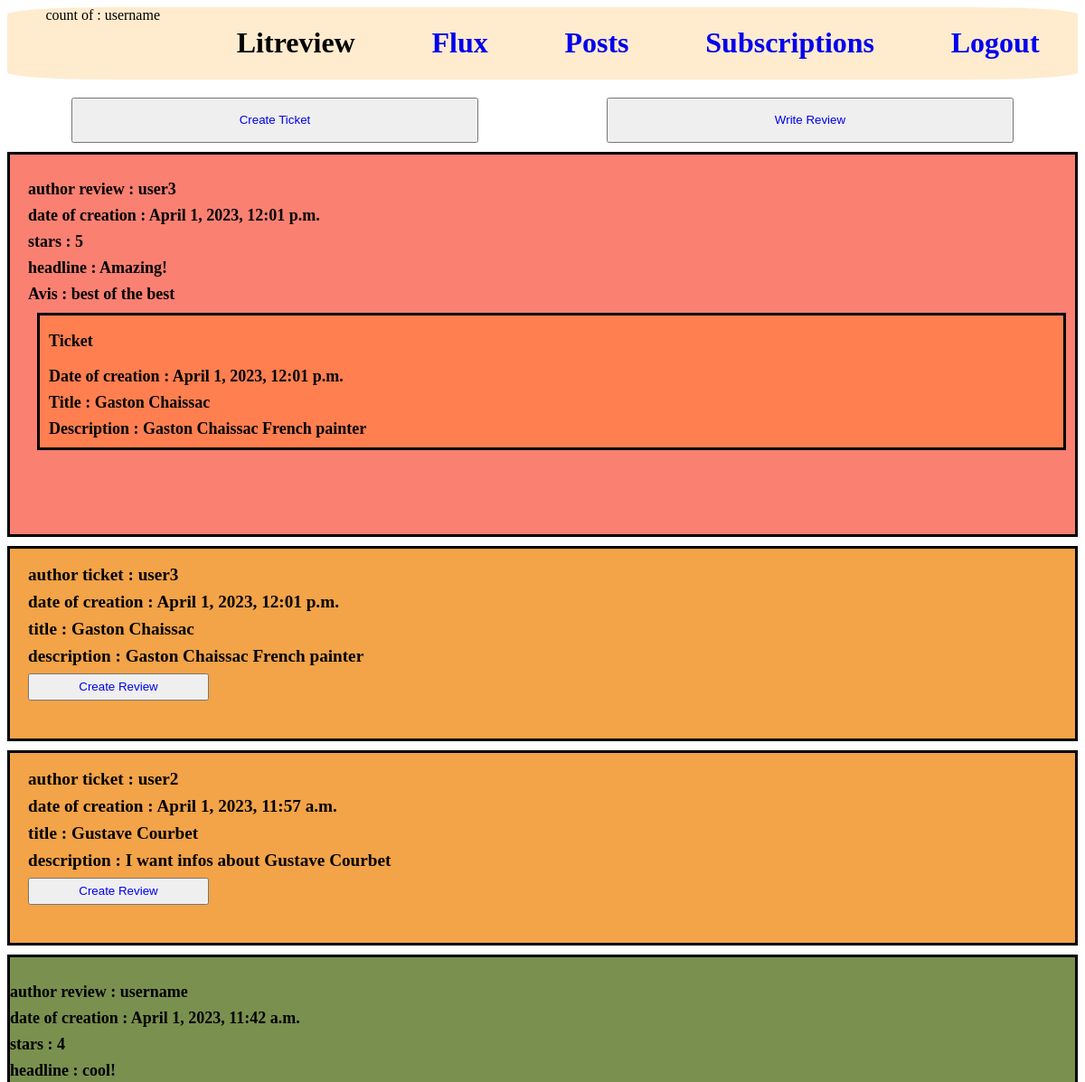
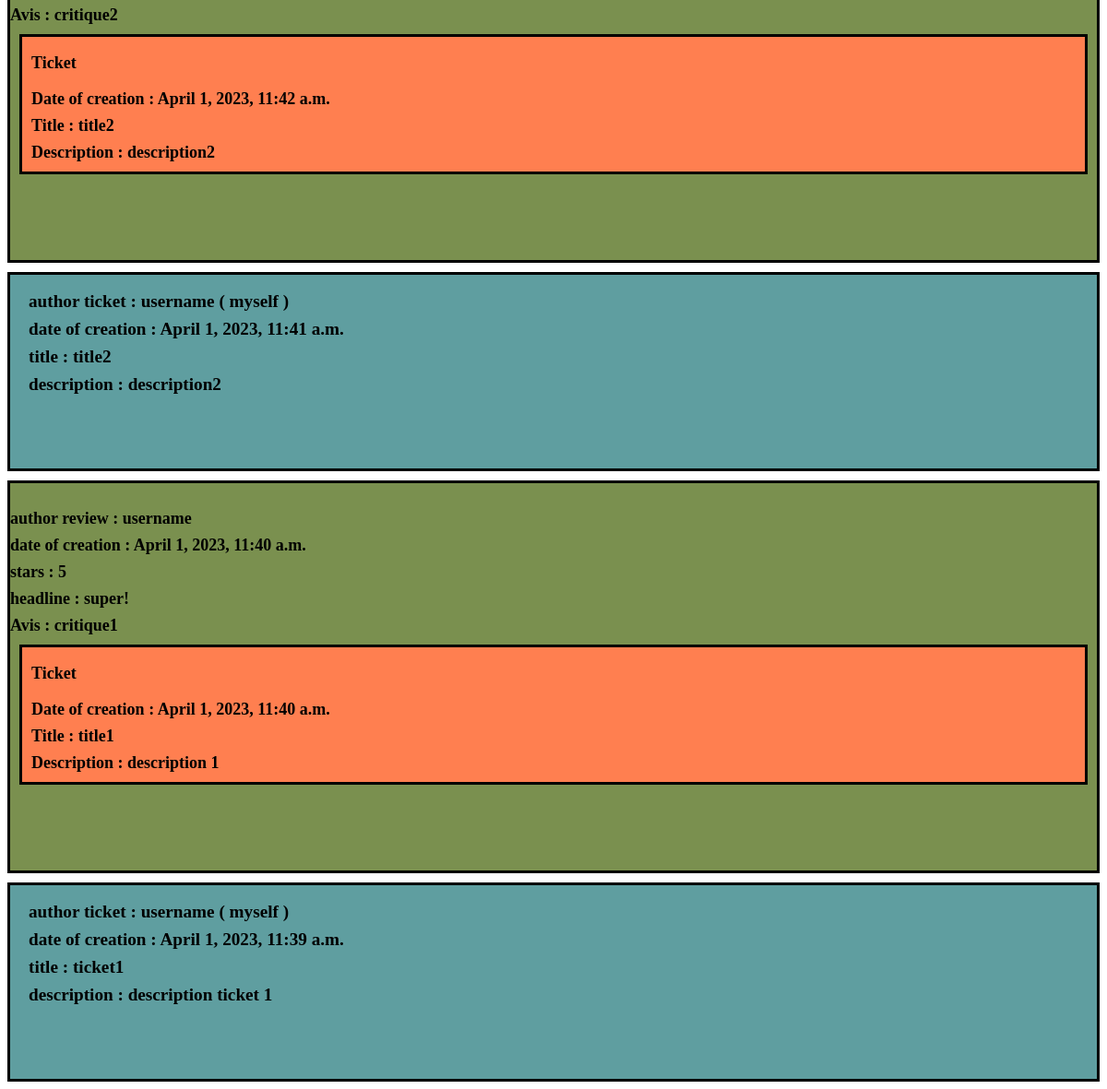
Screenshot of /dashboard/flux (signed in) with the database file from the repository (2 pictures, top to bottom).
### accounts/models.py (models this page shows, shortened)
class CustomUser(AbstractUser):
    pass

### reviews/models.py (models this page shows, shortened)
class Review(models.Model):
    ticket = models.ForeignKey(to=Ticket, on_delete=models.CASCADE)
    rating = models.PositiveSmallIntegerField(validators=[MinValueValidator(0), MaxValueValidator(5)])
    headline = models.CharField(max_length=128)
    body = models.TextField(max_length=8192, blank=True)
    user = models.ForeignKey(to=settings.AUTH_USER_MODEL, on_delete=models.CASCADE)
    time_created = models.DateTimeField(auto_now_add=True)

class Ticket(models.Model):
    title = models.CharField(max_length=128)
    slug = models.SlugField(max_length=128)
    description = models.TextField(max_length=2048, blank=True)
    user = models.ForeignKey(to=settings.AUTH_USER_MODEL, on_delete=models.CASCADE)
    image = models.ImageField(null=True, blank=True, upload_to='images')
    time_created = models.DateTimeField(auto_now_add=True)

### reviews/views.py (the view)
# urls.py: path("flux", main, name="reviews-main"),
@login_required
def main(request):
    list_review_personal = []
    ticket_no_comment = []
    review_final = []
    ticket_final = []
    list_review_ticket_id = []
    list_id_followed_users = []
    list_id_review_followed_user = []
    list_id_ticket_followed_user = []
    listfinal = []
    followed_user = UserFollows.objects.filter(user=request.user)
    review = Review.objects.filter(user=request.user)
    tickets = Ticket.objects.filter(user=request.user)
    for i in review:
        list_review_personal.append(i)
        listfinal.append(i)
    for i in range(len(review)):
        a = review[i].ticket_id
        list_review_ticket_id.append(a)
    for tick in tickets:
        if tick.id not in list_review_ticket_id:
            ticket_no_comment.append(tick)
            listfinal.append(tick)
    for i in followed_user:
        list_id_followed_users.append(i.followed_user_id)
    review_all_user = Review.objects.all()
    for i in review_all_user:
        if i.user_id in list_id_followed_users:
            list_id_review_followed_user.append(i.id)
    for i in list_id_review_followed_user:
        reviews = Review.objects.filter(id__in=[i])
        for z in reviews:
            review_final.append(z)
            listfinal.append(z)
    ticket_all_user = Ticket.objects.all()
    for i in ticket_all_user:
        if i.user_id in list_id_followed_users:
            list_id_ticket_followed_user.append(i.id)
    for i in list_id_ticket_followed_user:
        tickets = Ticket.objects.filter(id__in=[i])
        for z in tickets:
            ticket_final.append(z)
            listfinal.append(z)
    sorted_listfinal = sorted(listfinal, key=lambda post: post.time_created, reverse=True)
    context = {"f": review_final, "ff": ticket_final, "r": list_review_personal, "rr": ticket_no_comment, "ss": sorted_listfinal}
    return render(request, "reviews/flux.html", context)

### reviews/templates/reviews/flux.html
{% extends 'base.html' %}
{% block content %}
<div class="principal_btn_flux">
    <button class="btn_create_ticket"><a href="{% url 'reviews-new_ticket' %}">Create Ticket</a></button>
    <button class="btn_write_review"><a href="{% url 'reviews-new_review' %}">Write Review</a></button>
</div>
{% for post in ss %}
    {% if post in ff %}
        <article class="ticket ticket_followed_user">
            <div class="s"> author ticket : {{ post.user.username }}</div>
            <div class="s">date of creation : {{ post.time_created }}</div>
            <div class="s">title : {{ post.title }}</div>
            <div class="s">description : {{ post.description }}</div>
            <button class="s  btn_ticket_followed"><a href="{% url 'reviews-respond_ticket' post.id %}">Create Review</a></button>
        </article>
    {% elif post in rr %}
        <article class="ticket ticket_user">
            <div class="s"> author ticket : {{ post.user.username }} ( myself )</div>
            <div class="s">date of creation : {{ post.time_created }}</div>
            <div class="s">title : {{ post.title }}</div>
            <div class="s">description : {{ post.description }}</div>
        </article>
    {% elif post in f %}
        <article class="review review_followed_user">
            <div class="s"> author review : {{ post.user.username }}</div>
            <div class="s">date of creation : {{ post.time_created }}</div>
            <div class="s">stars : {{ post.rating }}</div>
            <div class="s">headline : {{ post.headline }}</div>
            <div class="s">Avis : {{ post.body }}</div>
            <div class="wsd">
                <p>Ticket</p>
                <div class="s">Date of creation : {{ post.ticket.time_created }}</div>
                <div class="s">Title : {{ post.ticket.title }}</div>
                <div class="s">Description : {{ post.ticket.description }}</div>
            </div>
        </article>
    {% elif post in r %}
        <article class="review review_user">
            <div class="s"> author review : {{ post.user.username }}</div>
            <div class="s">date of creation : {{ post.time_created }}</div>
            <div class="s">stars : {{ post.rating }}</div>
            <div class="s">headline : {{ post.headline }}</div>
            <div class="s">Avis : {{ post.body }}</div>
            <div class="wsd">
                <p>Ticket</p>
                <div class="s">Date of creation : {{ post.ticket.time_created }}</div>
                <div class="s">Title : {{ post.ticket.title }}</div>
                <div class="s">Description : {{ post.ticket.description }}</div>
            </div>
        </article>
    {% endif %}
{%  endfor %}
{% endblock %}

### templates/base.html (shortened to what this page needs)
{% load static %}
<!DOCTYPE html>
<html lang="en">
<head>
    <link rel="stylesheet" type="text/css" href="{% static 'css/nav_bar.css' %}">
    <link rel="stylesheet" type="text/css" href="{% static 'css/create_ticket_review.css' %}">
    <link rel="stylesheet" type="text/css" href="{% static 'css/edit_ticket_review.css' %}">
    <link rel="stylesheet" type="text/css" href="{% static 'css/flux.css' %}">
    <link rel="stylesheet" type="text/css" href="{% static 'css/posts.css' %}">
    <link rel="stylesheet" type="text/css" href="{% static 'css/subscriptions.css' %}">
    <link rel="stylesheet" type="text/css" href="{% static 'css/respond_ticket.css' %}">
</head>
<body>
    <div class="navigation_bar">
        {% if user.is_authenticated %}
        count of : {{user.username}}
        {% endif %}
        <h1>Litreview</h1>
        <a href="{% url 'reviews-main' %}"><h1>Flux</h1></a>
        <a href="{% url 'reviews-posts' %}"><h1>Posts</h1></a>
        <a href="{% url 'reviews-subscriptions' %}"><h1>Subscriptions</h1></a>
        <a href="{% url 'reviews-logout' %}"><h1>Logout</h1></a>
    </div>
{% block content %}{% endblock %}
</body>
</html>

### reviews/static/css/nav_bar.css (style rules this page uses)
.navigation_bar { background-color: blanchedalmond; display: flex; justify-content: space-around; border-radius: 10%; }
a:link { text-decoration: none; }

### reviews/static/css/flux.css (style rules this page uses)
.principal_btn_flux { display: flex; justify-content: space-around; margin-top: 20px; }
.btn_create_ticket { width: 450px; height: 50px; }
.btn_write_review { width: 450px; height: 50px; }
.ticket { margin-top: 10px; border: solid black; height: 200px }
.review { margin-top: 10px; border: solid black; height: 400px; font-weight: bold; font-size: large; padding-top: 20px; }
.review_followed_user { background-color: salmon; padding-left: 20px; }
.review_user { background-color: rgb(122, 144, 79); }
.ticket_followed_user { padding-top: 10px; padding-left: 20px; font-size: larger; font-weight: bold; background-color: rgb(243, 163, 72) }
.ticket_user { background-color: cadetblue; padding-top: 10px; padding-left: 20px; font-size: larger; font-weight: bold; }
.s { margin-top: 8px; }
.btn_ticket_followed { width: 200px; height: 30px; }
.wsd { border: solid black; margin: 10px 10px 10px 10px; padding-left: 10px; padding-bottom: 10px; background-color: coral; }

### rows the page displays
CustomUser: username "username"
Review: user.username "user3", time_created "April 1, 2023, 12:01 p.m.", rating "5", headline "Amazing!", body "best of the best", ticket.time_created "April 1, 2023, 12:01 p.m.", ticket "Gaston Chaissac", ticket.description "Gaston Chaissac French painter"
Ticket: user.username "user3", time_created "April 1, 2023, 12:01 p.m.", title "Gaston Chaissac", description "Gaston Chaissac French painter"
Ticket: user.username "user2", time_created "April 1, 2023, 11:57 a.m.", title "Gustave Courbet", description "I want infos about Gustave Courbet"
Review: user.username "username", time_created "April 1, 2023, 11:42 a.m.", rating "4", headline "cool!", body "critique2", ticket.time_created "April 1, 2023, 11:42 a.m.", ticket "title2", ticket.description "description2"
Ticket: user.username "username", time_created "April 1, 2023, 11:41 a.m.", title "title2", description "description2"
Review: user.username "username", time_created "April 1, 2023, 11:40 a.m.", rating "5", headline "super!", body "critique1", ticket.time_created "April 1, 2023, 11:40 a.m.", ticket "title1", ticket.description "description 1"
Ticket: user.username "username", time_created "April 1, 2023, 11:39 a.m.", title "ticket1", description "description ticket 1"
